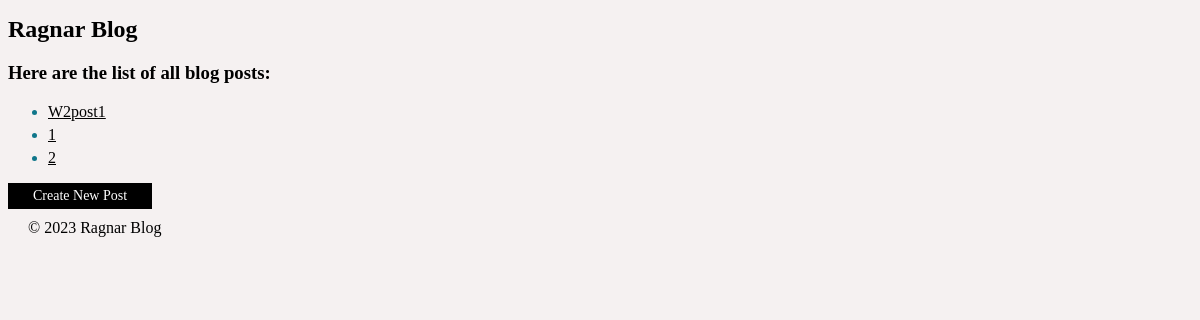
The page /blog/ on the database as committed earlier.
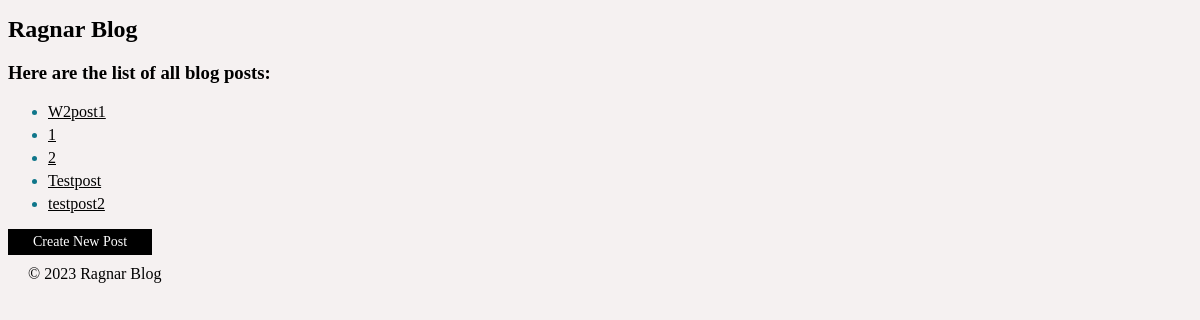
The same page on the database as committed later.
### blog/models.py (models this page shows, shortened)
class Post(models.Model):
    title = models.CharField(max_length=200)  # A character field for the post title
    content = models.TextField()  # A text field for the post content.
    created_at = models.DateTimeField(default=timezone.now, editable=False)  # Editable is false, bcs this cannot be editable
    updated_at = models.DateTimeField(auto_now=True)  # automatically updates the date and time when a post is edited.

### blog/views.py (the view)
# urls.py: path('', views.PostListView.as_view(), name='post_list'),
class PostListView(ListView):  # it inherits from ListView class
    model = Post
    template_name = 'blog/post_list.html'
    context_object_name = 'posts'
    paginate_by = 12  # Implement pagination in the list view to display a limited number of posts per page.

### blog/templates/blog/post_list.html
{% extends 'blog/base.html' %}
{% block content %}
<h3>Here are the list of all blog posts: </h3>
<ul>
    {% for post in object_list %}
        <li><a href="{% url 'blog:post_detail' post.pk %}">{{ post.title }}</a></li>
    {% endfor %}
</ul>
<a href="{% url 'blog:post_create' %}" class="search-button">Create New Post</a>
{% endblock %}

Rows that differ between the two databases and show on the page:
added Post: title "Testpost"
added Post: title "testpost2"
